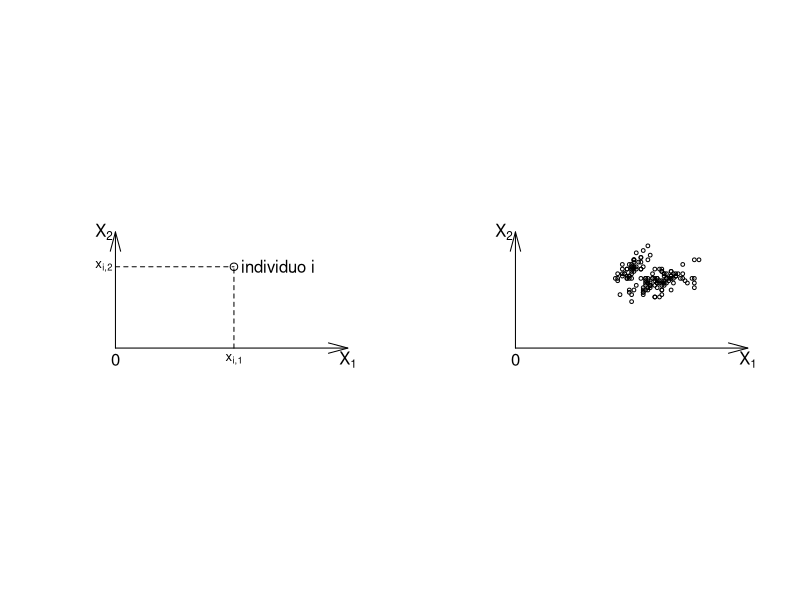
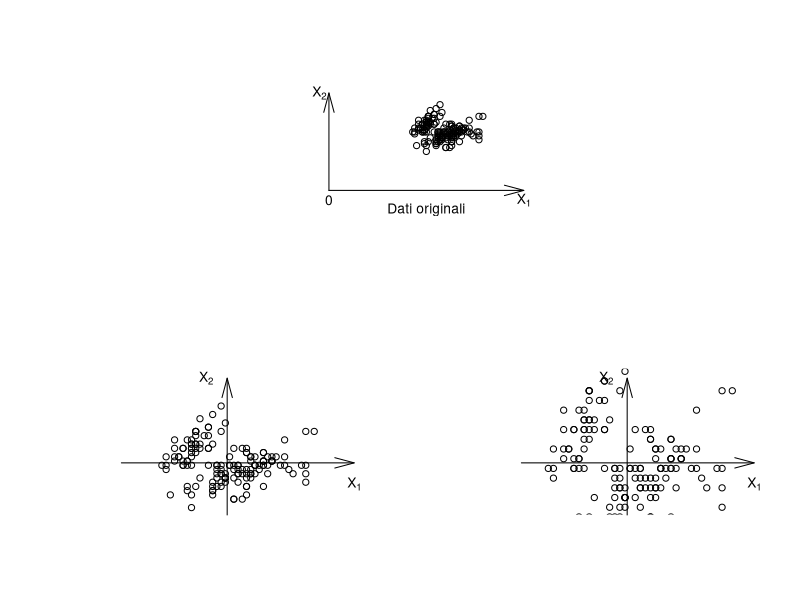
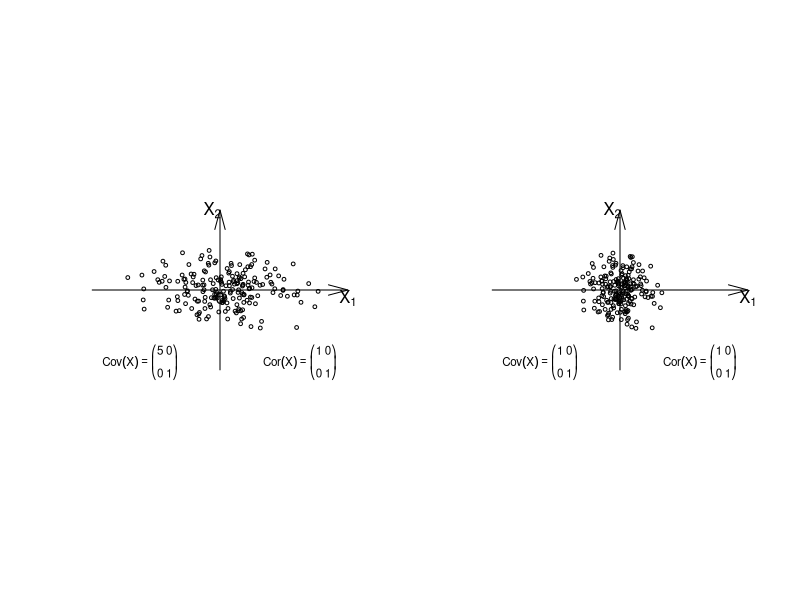
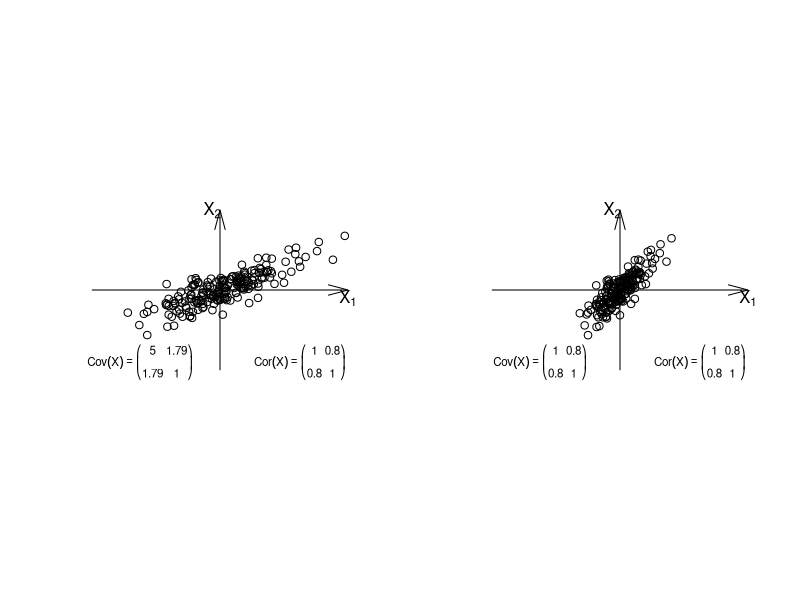

Here is the R script that generated these plots, in order:
## ---- chunk 1
par(mfrow=c(1,2))
plot(iris[1,1:2],fg="white",col.lab="white",col.axis="white",xlim=c(-1,10),ylim=c(-1,6)
     ,asp=1)
segments(x0 = 5.1,y0 = 0,x1 = 5.1,y1 = 3.5,lty = 2)
text(x = 5.1,y = -0.5,labels = expression(x[paste("i",",","1")]),cex=0.8)
segments(x0 = 0,y0 = 3.5,x1 = 5.1,y1 = 3.5,lty = 2)
text(x = -0.5,y = 3.5,labels = expression(x[paste("i",",","2")]),cex=0.8)
arrows(x0 = 0,y0 = 0,x1 = 10,y1 = 0,length = 0.20, angle = 15,lwd=1)
text(x = 10,y = -0.5,labels=expression(X[1]),font=1)
arrows(x0 = 0,y0 = 0,x1 = 0,y1 = 5,length = 0.20, angle = 15,lwd=1)
text(x = -0.5,y = 5,labels=expression(X[2]),font=1)
text(x = 0,y = -0.5,labels=expression(0),font=1)
text(x = 7,y = 3.5,labels = "individuo i")

plot(iris[,1:2],fg="white",col.lab="white",col.axis="white",xlim=c(-1,10),ylim=c(-1,6),
     asp=1,cex=0.5)
arrows(x0 = 0,y0 = 0,x1 = 10,y1 = 0,length = 0.20, angle = 15,lwd=1)
text(x = 10,y = -0.5,labels=expression(X[1]),font=1)
arrows(x0 = 0,y0 = 0,x1 = 0,y1 = 5,length = 0.20, angle = 15,lwd=1)
text(x = -0.5,y = 5,labels=expression(X[2]),font=1)
text(x = 0,y = -0.5,labels=expression(0),font=1)
## ---- chunk 2
layout(matrix(c(1,1,2,3), 2, 2, byrow = TRUE))

plot(iris[,1:2],fg="white",col.lab="white",col.axis="white",xlim=c(-1,10),ylim=c(-1,6),
     asp=1)
arrows(x0 = 0,y0 = 0,x1 = 10,y1 = 0,length = 0.20, angle = 15,lwd=1)
text(x = 10,y = -0.5,labels=expression(X[1]),font=1)
arrows(x0 = 0,y0 = 0,x1 = 0,y1 = 5,length = 0.20, angle = 15,lwd=1)
text(x = -0.5,y = 5,labels=expression(X[2]),font=1)
text(x = 0,y = -0.5,labels=expression(0),font=1)
text(x=5,y=-1,labels="Dati originali")

plot(scale(iris[,1:2],center = TRUE,scale = FALSE),fg="white",col.lab="white",
     col.axis="white",xlim=c(-3.5,3),ylim=c(-1,2),asp=1)
arrows(x0 = -2.5,y0 = 0,x1 = 3,y1 = 0,length = 0.20, angle = 15,lwd=1)
text(x = 3,y = -0.5,labels=expression(X[1]),font=1)
arrows(x0 = 0,y0 = -1.5,x1 = 0,y1 = 2,length = 0.20, angle = 15,lwd=1)
text(x = -0.5,y = 2,labels=expression(X[2]),font=1)
text(x=1.5,y=-2,labels="Dati centrati")

plot(scale(iris[,1:2],center = TRUE,scale = TRUE),fg="white",col.lab="white",
     col.axis="white",xlim=c(-3.5,3),ylim=c(-1,2),asp=1)
arrows(x0 = -2.5,y0 = 0,x1 = 3,y1 = 0,length = 0.20, angle = 15,lwd=1)
text(x = 3,y = -0.5,labels=expression(X[1]),font=1)
arrows(x0 = 0,y0 = -1.5,x1 = 0,y1 = 2,length = 0.20, angle = 15,lwd=1)
text(x = -0.5,y = 2,labels=expression(X[2]),font=1)
text(x=2,y=-2,labels="Dati centrati e scalati")
## ---- chunk 3
library(mvtnorm)
set.seed(12345)
sigma=matrix(c(5,0,0,1),ncol=2)
X=rmvnorm(200,mean=c(0,0),sigma=sigma)

par(mfrow=c(1,2))

plot(X,fg="white",col.lab="white",col.axis="white",xlim=c(-8,8),ylim=c(-5,5),
     asp=1,cex=0.5)
arrows(x0 = -8,y0 = 0,x1 = 8,y1 = 0,length = 0.20, angle = 15,lwd=1)
text(x = 8,y = -0.5,labels=expression(X[1]),font=1)
arrows(x0 = 0,y0 = -5,x1 = 0,y1 = 5,length = 0.20, angle = 15,lwd=1)
text(x = -0.5,y = 5,labels=expression(X[2]),font=1)
text(x = 0,y = -0.5,labels=expression(0),font=1)
text(x=-5,y=-4.5,labels = expression(Cov(X)==bgroup("(",paste(atop(5,0)," ",atop(0,1)),")")),
     cex=0.7)
text(x=5,y=-4.5,labels = expression(Cor(X)==bgroup("(",paste(atop(1,0)," ",atop(0,1)),")")),
     cex=0.7)


plot(scale(X),fg="white",col.lab="white",col.axis="white",xlim=c(-8,8),ylim=c(-5,5),
     asp=1,cex=0.5)
arrows(x0 = -8,y0 = 0,x1 = 8,y1 = 0,length = 0.20, angle = 15,lwd=1)
text(x = 8,y = -0.5,labels=expression(X[1]),font=1)
arrows(x0 = 0,y0 = -5,x1 = 0,y1 = 5,length = 0.20, angle = 15,lwd=1)
text(x = -0.5,y = 5,labels=expression(X[2]),font=1)
text(x = 0,y = -0.5,labels=expression(0),font=1)
text(x=-5,y=-4.5,labels = expression(Cov(X)==bgroup("(",paste(atop(1,0)," ",atop(0,1)),")")),
     cex=0.7)
text(x=5,y=-4.5,labels = expression(Cor(X)==bgroup("(",paste(atop(1,0)," ",atop(0,1)),")")),
     cex=0.7)
## ---- chunk 4
sigma=matrix(c(5,1.79,1.79,1),ncol=2)
X=rmvnorm(200,mean=c(0,0),sigma=sigma)

par(mfrow=c(1,2))

plot(X,fg="white",col.lab="white",col.axis="white",xlim=c(-8,8),ylim=c(-5,5),
     asp=1)
arrows(x0 = -8,y0 = 0,x1 = 8,y1 = 0,length = 0.20, angle = 15,lwd=1)
text(x = 8,y = -0.5,labels=expression(X[1]),font=1)
arrows(x0 = 0,y0 = -5,x1 = 0,y1 = 5,length = 0.20, angle = 15,lwd=1)
text(x = -0.5,y = 5,labels=expression(X[2]),font=1)
text(x = 0,y = -0.5,labels=expression(0),font=1)
text(x=5,y=-4.5,labels = expression(Cor(X)==bgroup("(",paste(atop(1,0.8)," ",atop(0.8,1)),")")),
     cex=0.7)
text(x=-5,y=-4.5,labels = expression(Cov(X)==bgroup("(",paste(atop(5,1.79)," ",atop(1.79,1)),")")),
     cex=0.7)



plot(scale(X),fg="white",col.lab="white",col.axis="white",xlim=c(-8,8),ylim=c(-5,5),
     asp=1)
arrows(x0 = -8,y0 = 0,x1 = 8,y1 = 0,length = 0.20, angle = 15,lwd=1)
text(x = 8,y = -0.5,labels=expression(X[1]),font=1)
arrows(x0 = 0,y0 = -5,x1 = 0,y1 = 5,length = 0.20, angle = 15,lwd=1)
text(x = -0.5,y = 5,labels=expression(X[2]),font=1)
text(x = 0,y = -0.5,labels=expression(0),font=1)
text(x=-5,y=-4.5,labels = expression(Cov(X)==bgroup("(",paste(atop(1,0.8)," ",atop(0.8,1)),")")),
     cex=0.7)
text(x=5,y=-4.5,labels = expression(Cor(X)==bgroup("(",paste(atop(1,0.8)," ",atop(0.8,1)),")")),
     cex=0.7)
## ---- chunk 5
P=matrix(c(1/sqrt(2),1/sqrt(2),-1/sqrt(2),1/sqrt(2)),ncol=2)
T=X%*%P
head(T)
